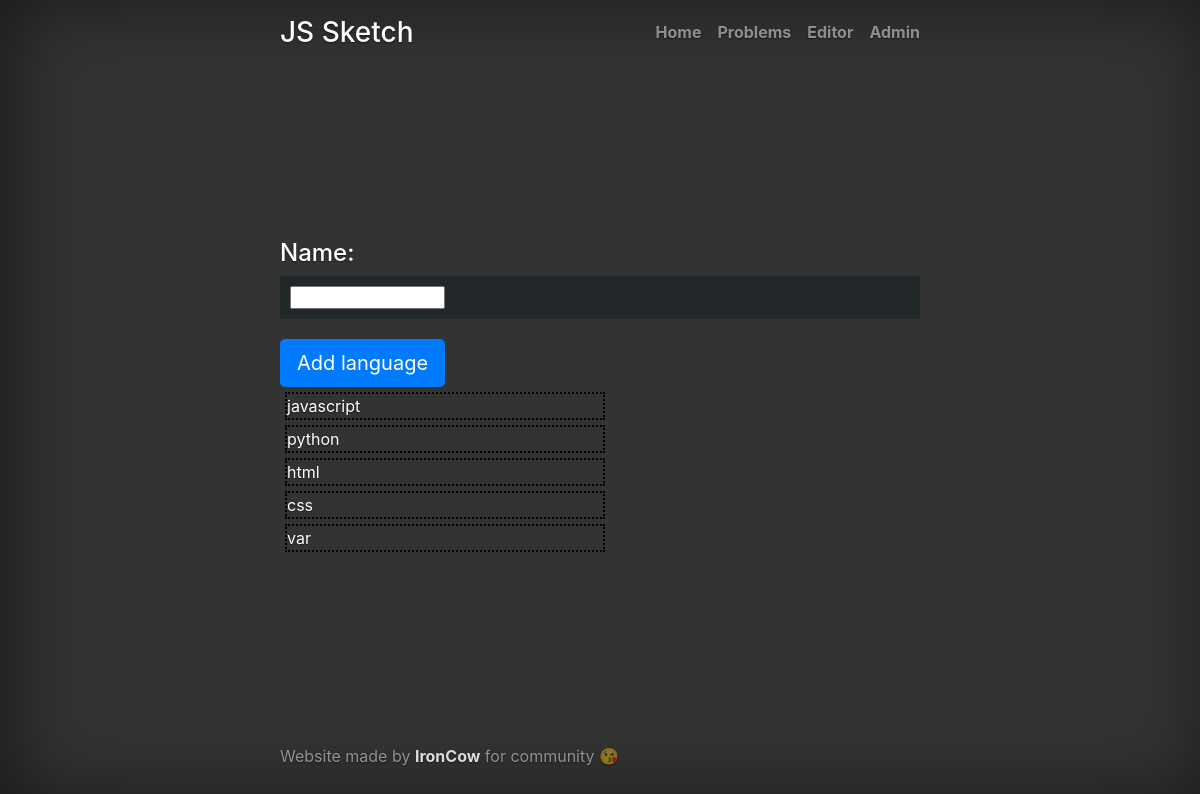
Before: /add_language with the older database file.
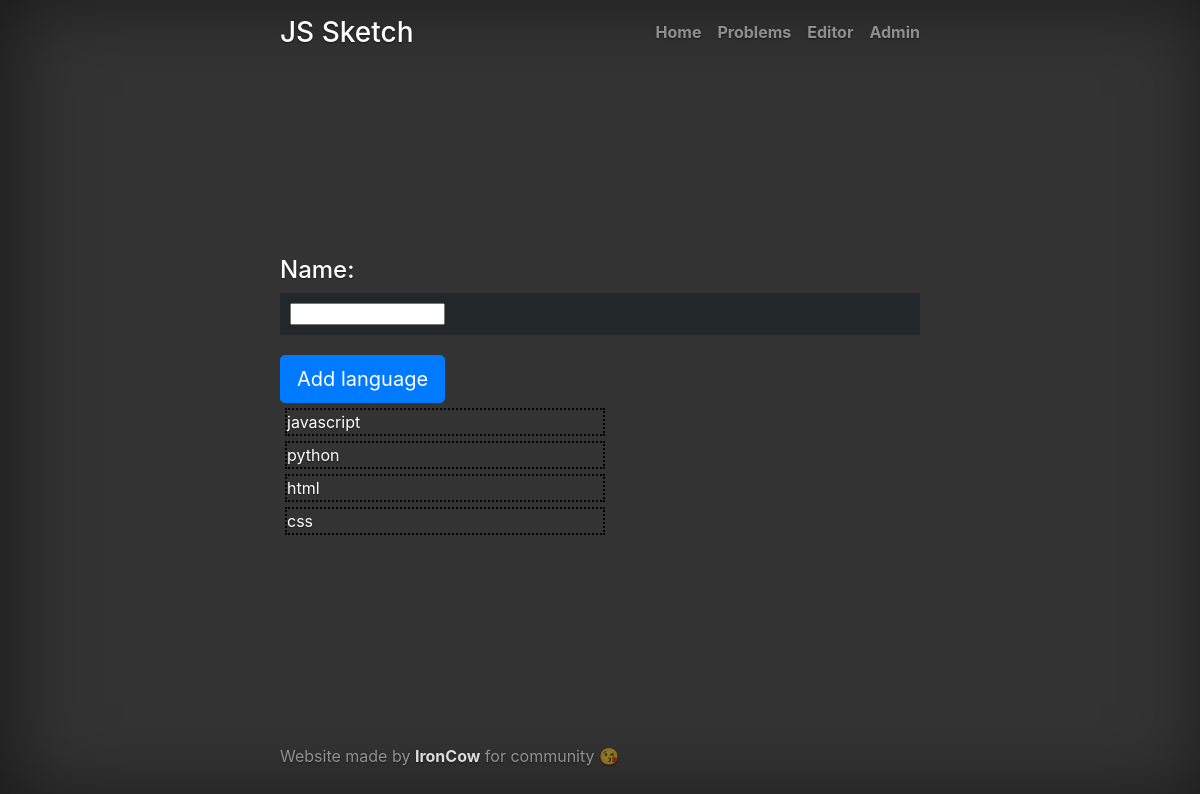
After: the same page with the newer database file.
### js_Sketch/models.py (models this page shows, shortened)
class Language(models.Model):
    name = models.CharField(max_length=32, unique=True)

### js_Sketch/views.py (the view)
# urls.py: path('add_language', add_language),
def add_language(request):
    context = dict()
    all_languages = Language.objects.all()
    context['all_languages'] = all_languages
    if request.method == "GET":
        form = LanguageForm()
        context['form'] = form
        return render(request, "sketch/add_language.html", context)
    elif request.method == "POST":
        form = LanguageForm(request.POST)
        if not all_languages.filter(name=form.data['name'].lower()).exists():
            form.save()
        return redirect('/add_language')

### js_Sketch/forms.py
class LanguageForm(ModelForm):
    class Meta:
        model = Language
        fields = ['name',]

### templates/sketch/add_language.html (shortened to what this page needs)
{% extends 'layouts/base.html' %}
{% load static %}
{% block content %}
   <form method="post" enctype="multipart/form-data">{% csrf_token %}
    {% for field in form%}
        <h4>
            {{ field.label_tag }}<br>
            <pre><code>{{ field }}</code></pre>
        </h4>
    {% endfor %}
    <input type='submit' class="btn btn-lg btn-primary" value='Add language' />
</form>
    {% for language in all_languages %}
        <div style="border: 2px dotted black; width: 50%; margin: 5px">
            {{ language.name }}<br>
        </div>
    {% endfor %}
{% endblock content %}

Changed rows visible on the page:
removed Language: name "var"
